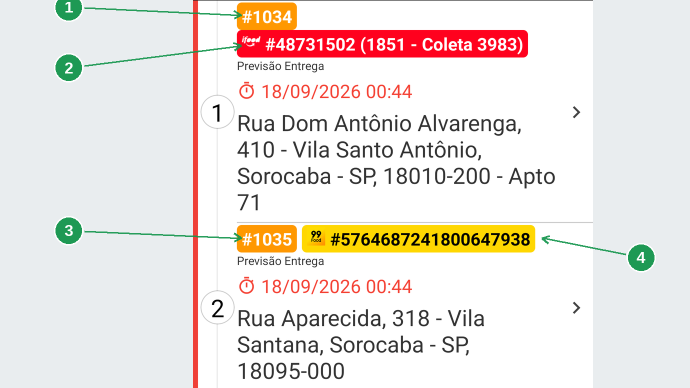
#> input picture manuais/app-entregador-marketplace/imagens-tratadas/01-chip-na-lista.png, 1379 x 775 px, found by its file name (shown at 1/2 size)
$ python annotate.py
#> lines starting #> are read from the running program, lines starting #| are printed output that depends on the picture
#> in copiar, img is the input picture: PIL image 1379x775 RGB; mean R, G, B 236.4, 229.1, 224.1
#> in copiar, `img = img.crop((int(caixa[0] * W), int(caixa[1] * H), int(caixa[2] * W..`:
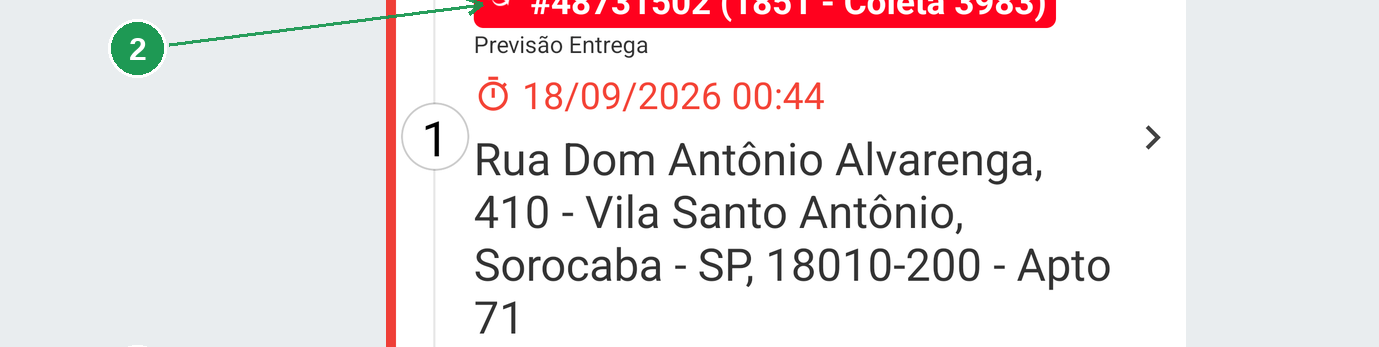
#> img: PIL image 1379x347 RGB; mean R, G, B 237.1, 230.3, 231.3
#> in copiar, `img = img.resize((largura, alt), Image.LANCZOS)`:
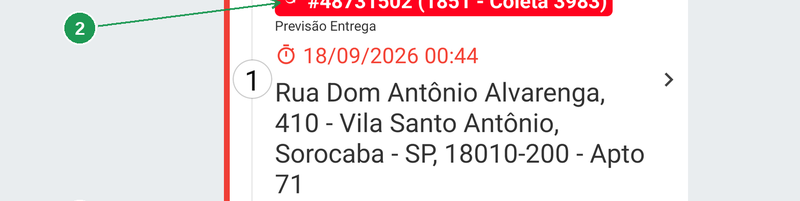
#> img: PIL image 800x201 RGB; mean R, G, B 236.8, 230, 230.9
#| PURA 01-chip-na-lista.png (800, 201)
"""Anota as capturas do #115 — App do entregador: pedido de iFood e de 99Food.

Mesma técnica dos outros manuais do app: prints do material do dono, `copiar()` recorta por
fração e `rec()` converte pixel da prévia de 473x1024 em fração da imagem final, já com as
margens. Os ajudantes moram no miolo comum (`/tmp/ge/cabeca-app.py`).

Quatro decisões são próprias deste manual:

* **Uma imagem serve as duas plataformas** (`01`): o print da lista do material tem o pedido de
  iFood e o de 99Food um embaixo do outro, com os dois chips. É a melhor imagem do manual, e
  nenhuma montagem foi necessária.
* **Cada tela de detalhes rende duas imagens**: o miolo (observação e chip) e o rodapé escuro. O
  rodapé é onde mora a informação que muda tudo — `COBRAR R$ 0,00` — e ele fica a 200 px de
  distância do chip na tela inteira.
* **O `COBRAR R$ 0,00` é alcançado pela direita.** Ele é a segunda coluna do rodapé; seta pela
  esquerda atravessaria o `TOTAL` e o valor do pedido.
* **Os dois avisos de cópia entram lado a lado** (`09`). Cada plataforma escreve um texto
  diferente (*Localizador copiado* contra *Código copiado*), e a diferença só é visível com as
  duas faixas verdes na mesma imagem. Duas imagens separadas mostrariam "um aviso verde", duas
  vezes.

A numeração dos arquivos segue a ordem do texto: iFood inteiro (`02` a `05`), 99Food inteiro
(`06` a `08`) e a comparação no fim (`09`).
"""

import math
import os
import shutil

from PIL import Image, ImageDraw, ImageFont

# Os prints do app não são capturados aqui: vêm do material que o dono enviou, feito no
# emulador Android. `copiar()` traz cada um para `imagens-puras/`, que continua sendo o
# backup do manual, e só `imagens-tratadas/` é referenciada pelo `.md`.
MATERIAL = "../gestao-entregas/material-recebido/app-entregador"
SRC = "imagens-puras"
OUT = "imagens-tratadas"
os.makedirs(SRC, exist_ok=True)
os.makedirs(OUT, exist_ok=True)

GREEN = (22, 150, 78)
WHITE = (255, 255, 255)
A_LINE = 235
A_BADGE = 245
FONTES = [
    "/usr/share/fonts/truetype/croscore/Arimo-Bold.ttf",
    "/usr/share/fonts/truetype/dejavu/DejaVuSans-Bold.ttf",
]


def font(sz):
    for c in FONTES:
        if os.path.exists(c):
            return ImageFont.truetype(c, sz)
    raise RuntimeError("nenhuma fonte bold encontrada")


FUNDO = (233, 237, 239)


def com_margem(nome, esq=0.0, topo=0.0, dire=0.0, fundo=FUNDO):
    """Acrescenta margem clara à pura, para etiqueta e seta viverem **fora** da tela.

    Tela de celular é estreita e cheia: etiqueta dentro cobre texto, e foi o que aconteceu na
    primeira rodada do leitor de código de barras. Com margem, a seta entra pela borda e o
    print fica inteiro visível. `esq`, `topo` e `dire` são frações da imagem original.

    A margem da direita existe pelo motivo oposto à da esquerda: a coluna direita da tela do app
    é onde moram a flecha `>`, o selo de estado e o `!` de atraso. Alcançá-los pela esquerda
    obriga a seta a atravessar o cartão inteiro por cima do endereço.
    """
#> called with nome = '01-chip-na-lista.png', esq = 0.483, topo = 0, dire = 0.241, fundo = (233, 237, 239)
    img = Image.open(os.path.join(SRC, nome)).convert("RGB")
    W, H = img.size
#> W = 800; H = 201
    dx, dy, dd = int(W * esq), int(H * topo), int(W * dire)
#> dx = 386; dy = 0; dd = 193
    tela = Image.new("RGB", (W + dx + dd, H + dy), fundo)
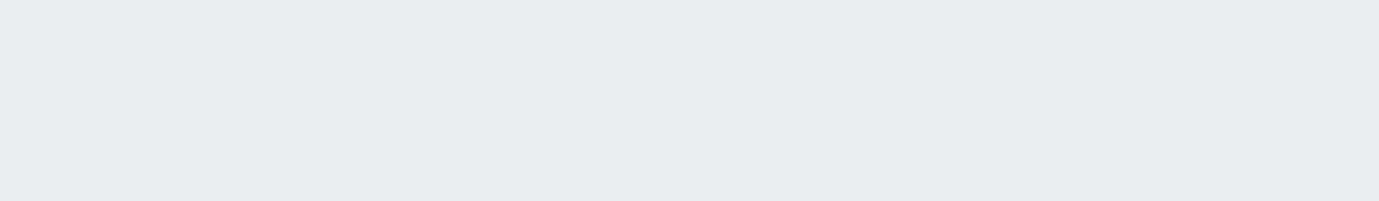
#> tela: PIL image 1379x201 RGB; mean R, G, B 233, 237, 239
    tela.paste(img, (dx, dy))
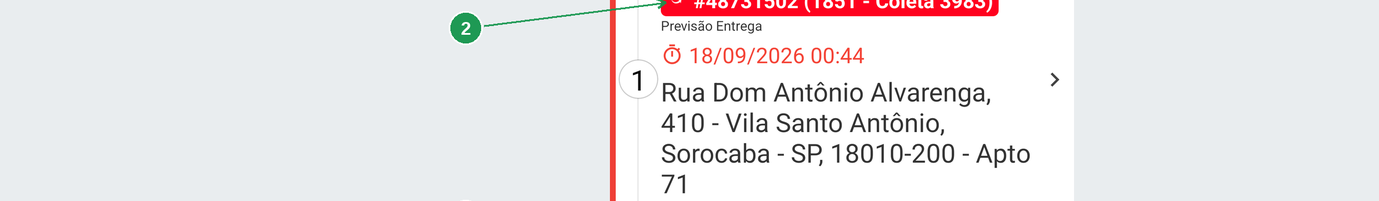
#> tela: PIL image 1379x201 RGB; mean R, G, B 235.2, 232.9, 234.3
    tela.save(os.path.join(SRC, nome))
    print("MARGEM", nome, tela.size)
#| MARGEM 01-chip-na-lista.png (1379, 201)


def copiar(origem, nome, caixa=None, largura=None):
    """Traz um print do material para `imagens-puras/`.

    `caixa` é em **fração** (esq, topo, dir, base) da imagem original: o print do celular tem
    1440x3120 e quase sempre sobra faixa preta em cima e embaixo, que só encolhe o que
    interessa. `largura` reamostra para um tamanho fixo, para as imagens do manual ficarem do
    mesmo tamanho na página.
    """
    caminho = os.path.join(MATERIAL, origem)
    img = Image.open(caminho).convert("RGB")
    if caixa:
        W, H = img.size
        img = img.crop((int(caixa[0] * W), int(caixa[1] * H),
                        int(caixa[2] * W), int(caixa[3] * H)))
    if largura and img.size[0] != largura:
        alt = round(img.size[1] * largura / img.size[0])
        img = img.resize((largura, alt), Image.LANCZOS)
    img.save(os.path.join(SRC, nome))
    print("PURA", nome, img.size)


def copiar_pura(origem, nome):
    """Print que já está em `imagens-puras/` de outro manual (mesma captura, outra anotação)."""
    shutil.copyfile(origem, os.path.join(SRC, nome))
    print("PURA", nome, "(copiada de outro manual)")


# Todo print do material tem 1440x3120. Eu leio as posições numa prévia de 473x1024 — a mesma
# proporção — e é nessa grade que as medições deste arquivo estão escritas. Medir uma vez, na
# tela inteira, e deixar o `rec()` converter é o que permite mexer no recorte depois sem
# remedir nada.
W0, H0 = 473, 1024
M = 0.30       # margem esquerda padrão, em fração da imagem final
ETQ = 0.10     # x da etiqueta, dentro da margem esquerda


def margem(nome, m=M, tm=0.0, md=0.0):
    """Margem em fração **do resultado** — o `com_margem()` pede em fração do print."""
    dentro = 1 - m - tm * 0 - md
    com_margem(nome,
               esq=m / dentro if m else 0.0,
               topo=tm / (1 - tm) if tm else 0.0,
               dire=md / dentro if md else 0.0)


def rec(caixa, m=M, tm=0.0, md=0.0):
    """Converte pixel da prévia do print inteiro em fração da imagem final já recortada.

    `caixa` é o mesmo recorte passado ao `copiar()`; `m`, `tm` e `md` são as margens que o
    `margem()` acrescentou, em fração da imagem final.
    """
    x0, x1 = caixa[0] * W0, caixa[2] * W0
    y0, y1 = caixa[1] * H0, caixa[3] * H0

    def f(x, y):
        return (m + (1 - m - md) * (x - x0) / (x1 - x0),
                tm + (1 - tm) * (y - y0) / (y1 - y0))
    return f


def seta(d, x0, y0, x1, y1, w):
    col = GREEN + (A_LINE,)
    d.line([(x0, y0), (x1, y1)], fill=col, width=w)
    ang = math.atan2(y1 - y0, x1 - x0)
    L = w * 4.0
    for s in (0.5, -0.5):
        d.line([(x1, y1), (x1 - L * math.cos(ang - s), y1 - L * math.sin(ang - s))],
               fill=col, width=w)


def badge(d, cx, cy, r, num, fnt):
    d.ellipse([cx - r - 3, cy - r - 3, cx + r + 3, cy + r + 3], fill=WHITE + (245,))
    d.ellipse([cx - r, cy - r, cx + r, cy + r], fill=GREEN + (A_BADGE,))
    t = str(num)
    bb = d.textbbox((0, 0), t, font=fnt)
    d.text((cx - (bb[2] - bb[0]) / 2 - bb[0], cy - (bb[3] - bb[1]) / 2 - bb[1]),
           t, fill=WHITE, font=fnt)


def annotate(nome, marcadores=(), molduras=(), r=None, w=None):
    """`marcadores`: (número, alvo_x, alvo_y, etiqueta_x, etiqueta_y) — tudo em **fração**.

    Fração e não pixel porque estes prints vêm recortados e reamostrados: pixel medido numa
    versão morre na primeira vez que o recorte mudar.
    """
#> called with nome = '01-chip-na-lista.png', molduras = (), r = 26, w = 4
    img = Image.open(os.path.join(SRC, nome)).convert("RGBA")
#> img: PIL image 1379x201 RGBA
    W, H = img.size
#> W = 1379; H = 201
    over = Image.new("RGBA", (W, H), (0, 0, 0, 0))
#> over: PIL image 1379x201 RGBA; every value is 0
    d = ImageDraw.Draw(over)
    r = r or int(W * 0.033)
#> r = 26
    fnt = font(int(r * 1.25))
    w = w or max(2, int(W * 0.006))
#> w = 4
    for (fx, fy, fw, fh) in molduras:
        d.rounded_rectangle([fx * W, fy * H, (fx + fw) * W, (fy + fh) * H],
                            radius=int(r * 0.6), outline=GREEN + (A_LINE,), width=w)
    for (num, tfx, tfy, bfx, bfy) in marcadores:
        tx, ty, bx, by = tfx * W, tfy * H, bfx * W, bfy * H
        ang = math.atan2(ty - by, tx - bx)
        seta(d, bx + (r + 6) * math.cos(ang), by + (r + 6) * math.sin(ang), tx, ty, w)
        badge(d, bx, by, r, num, fnt)
    Image.alpha_composite(img, over).convert("RGB").save(os.path.join(OUT, nome))
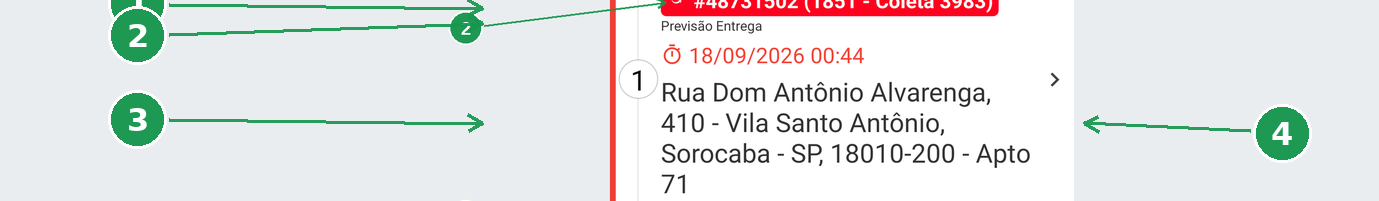
#> saved as 01-chip-na-lista.png: PIL image 1379x201 RGB; mean R, G, B 228.2, 230.1, 229
    print("OK", nome, W, H)
#| OK 01-chip-na-lista.png 1379 201


def passthrough(nome):
    Image.open(os.path.join(SRC, nome)).convert("RGB").save(os.path.join(OUT, nome))
    print("CTX", nome)


def lado_a_lado(nomes, destino, espaco=24, fundo=(233, 237, 239)):
    """Junta prints na horizontal. Duas telas quase iguais explicam mais juntas que separadas."""
    imgs = [Image.open(os.path.join(SRC, n)).convert("RGB") for n in nomes]
    alt = max(i.size[1] for i in imgs)
    larg = sum(i.size[0] for i in imgs) + espaco * (len(imgs) - 1)
    tela = Image.new("RGB", (larg, alt), fundo)
    x = 0
    for i in imgs:
        tela.paste(i, (x, (alt - i.size[1]) // 2))
        x += i.size[0] + espaco
    tela.save(os.path.join(SRC, destino))
    print("JUNTA", destino, tela.size)


# ---------------------------------------------------------------------------------------
# 01 — os dois chips na mesma lista
# ---------------------------------------------------------------------------------------
# O print do material tem o pedido de iFood (#1034) e o de 99Food (#1035) um embaixo do outro.
# O chip amarelo é alcançado pela **direita**: pela esquerda, a seta atravessaria a pílula do
# número do pedido, que é justamente o que a etiqueta 3 explica.
IF = "09-pedido-ifood/prints"
NN = "10-pedido-99food/prints"

C1, M1, MD1 = (0, 0.113, 1, 0.560), 0.28, 0.14
copiar(f"{IF}/01-chip-na-lista.png", "01-chip-na-lista.png", caixa=C1, largura=800)
margem("01-chip-na-lista.png", m=M1, md=MD1)
a = rec(C1, m=M1, md=MD1)
annotate("01-chip-na-lista.png", [
    (1, *a(57, 134), ETQ, a(0, 124)[1]),         # #1034 — o número do pedido no restaurante
    (2, *a(57, 170), ETQ, a(0, 196)[1]),         # o chip vermelho do iFood, com o localizador
    (3, *a(57, 397), ETQ, a(0, 388)[1]),         # #1035 — o outro pedido, mesma pílula laranja
    (4, *a(413, 397), 0.93, a(0, 420)[1]),       # o chip amarelo do 99Food, com o id longo
], r=26, w=4)

# ---------------------------------------------------------------------------------------
# 02 e 03 — o pedido de iFood nos detalhes
# ---------------------------------------------------------------------------------------
C2 = (0, 0.285, 1, 0.480)
copiar(f"{IF}/02-detalhes-ifood.png", "02-detalhes-ifood.png", caixa=C2, largura=820)
#> (the run stopped early here; a loop or call above may not have finished)
